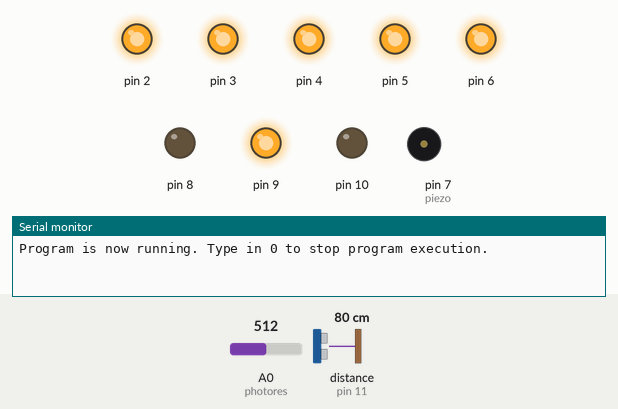
Recording of a sketch running on a simulated Arduino Uno, built with avr-gcc and run on an emulated ATmega328P. On the bench: output pins drawn as LEDs (lit = HIGH), buzzer (waves = sounding), the last lines printed to the serial monitor. Wiring (inferred from the names in the program): ultrasonic range finder: trigger pin 12; echo pin 11. The test bench sets the inputs (shaded band); at power-on: distance to the obstacle (sensor on pin 11) 80 cm, A0 (photores) = 512. The echo pulse lasts 58.3 µs per cm; pins used as bus, display or sensor lines are not drawn.

Above: at 1.2 s.
1.3 s: distance to the obstacle (sensor on pin 11) set to 54 cm
At 2.1 s:
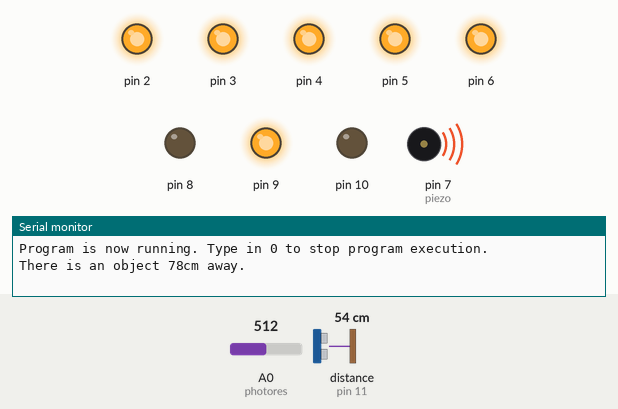
4.8 s: distance to the obstacle (sensor on pin 11) set to 48 cm
At 6.3 s:
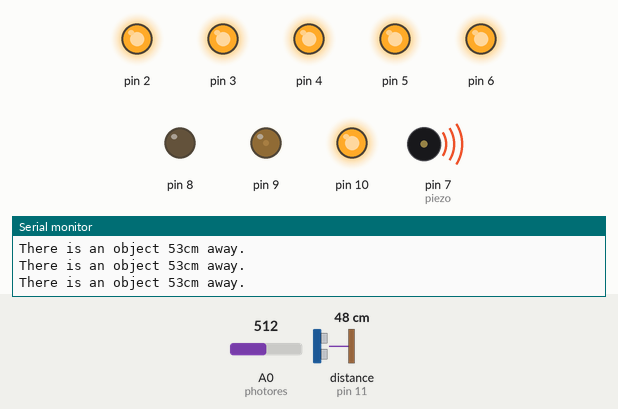
9.0 s: A0 (photores) set to 917
12.5 s: A0 (photores) set to 944
At 13.4 s:
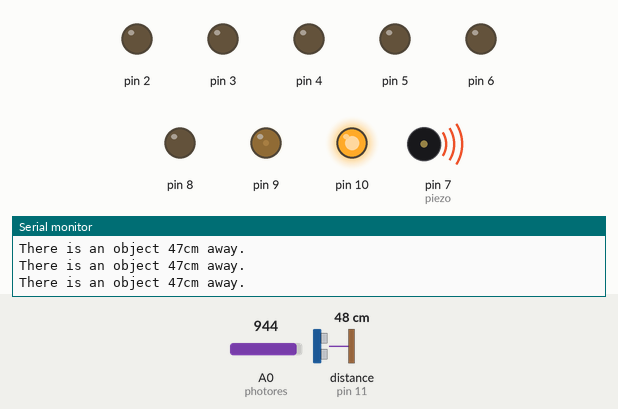
16.0 s: distance to the obstacle (sensor on pin 11) set to 28 cm
21.0 s: distance to the obstacle (sensor on pin 11) set to 24 cm
At 21.19 s:
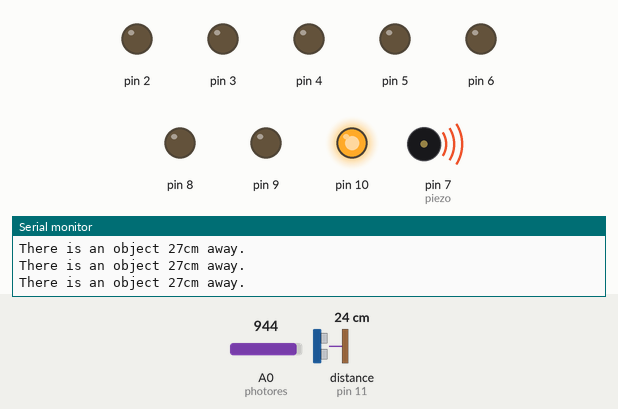
Timing chart, 0 to 25.5 s (numbered marks = the images above; inputs shaded):
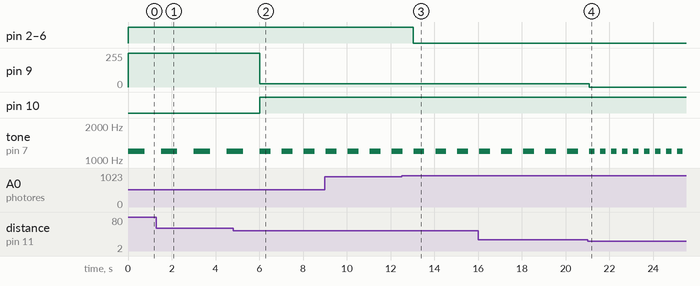

The sketch:

smart-greenhouse.ino
```cpp
/*
The code was writen by Papadopoulos Ioannis on the 14th of December 2022.
Its main use is for academic purposes at the Department of Informatics and
Telecommunications of University of Ioannina.

This code was designed and compiled in TinkerCAD(using Arduino UNO R3)

Implement a circuit using an Ultrasonic sensor HC-SR04, a Photoresistor, a Piezo and a
bunch of LEDs. In this project we're utilizing a system called Smart Green House.

Firstly, it detects for the appropriate lighting inside a greenhouse. If the
value returned by the photoresistor is less than 930, the 5 main LED lights will
turn on, giving the appropriate lighting to all the plants inside the greenhouse.

Then, it checks for any obstacles using the HC-SR04 sensor. Depending on
the distance from the obstacle, the RGB LED will change colors and the
Piezo sensor will change its beeping intervals.

If the user types in 0 at any point, the program's constant execution will stop.
*/

// (constant) variable declarations
const int ledRGB[3] {10, 9, 8}; // R=pin10 : G=pin9 : B=pin8
const int lights[6] {6, 5, 4, 3, 2}; // lights

const int piezo = 7; //its obvious isnt it?
const int photores = A0; //photo resistor pin

const int echo = 11; //echo pin for HC-SR04
const int trig = 12; //trigger pin for HC-SR04
long duration;
int distance;

// setup program
void setup() {
  Serial.begin(9600); //start serial
  for(int i=0; i<6; i++) pinMode(lights[i], OUTPUT); //initialize all light pins to OUTPUT
  for(int i=0; i<3; i++) pinMode(ledRGB[i], OUTPUT); //initialize all RGB pins to OUTPUT

  pinMode(trig, OUTPUT); //initialize trigger pin for HC-SR04
  pinMode(echo, INPUT); //initialize echo pin for HC-SR04

  Serial.println("Program is now running. Type in 0 to stop program execution.");
}

// run repeatedly
void loop() {

  //interrupt to check if the user has typed something in Serial input
  //then checks if whatever the user typed is equal to the character 0
  //if that's the case then the program stops running
  if(Serial.available()>0) {
    String usr_input = Serial.readString();
    if (usr_input == "0") {
      Serial.println("User has terminated program execution.");
      delay(40); //this is added to allow time for the message above to be printed
      exit(0);
    }
  }

  int value = analogRead(photores); //light value returned by the photo resistor pin

  //check if light value is less than 930 (to turn on the lights)
  if (value < 930) {
    toggleLights(true);
  } else {
    toggleLights(false);
  }

  digitalWrite(trig, LOW); //set the trigger pin to LOW just in case
  delayMicroseconds(2);
  digitalWrite(trig, HIGH); //start transmitting ultrasonic soundwaves
  delayMicroseconds(10);
  digitalWrite(trig, LOW); //stop transmitting

  duration = pulseIn(echo, HIGH); //start receiving ultrasonic soundwaves

  distance = duration * 0.034 / 2; //formula to calculate the distance

  //set RGB LED to different colors based on the distance
  //make the piezo go beep beep and send messages to the user
  if (distance <=25) {
    setColor(255, 0, 0);
    beep(250);
    Serial.print("There is an object ");
    Serial.print(distance);
    Serial.println("cm away.");
  } else if (distance<=50) {
    setColor(255, 25, 0);
    beep(500);
    Serial.print("There is an object ");
    Serial.print(distance);
    Serial.println("cm away.");
  } else {
    setColor(0, 255, 0);
    beep(750);
    Serial.print("There is an object ");
    Serial.print(distance);
    Serial.println("cm away.");
  }
}

// function that turns the lights on if the value
// given is true, meaning that the light level is less
// than 930. Keeps the lights off for all other cases.
void toggleLights(bool value){
  if(value){
    for(int i=0; i<6; i++) digitalWrite(lights[i], HIGH);
  } else {
    for(int i=0; i<6; i++) digitalWrite(lights[i], LOW);
  }
}

// function that allows the user to select RGB colors for
// the RGB LED. ex (255, 0, 0) gives color red.
void setColor(int r, int g, int b){
  analogWrite(ledRGB[0], r);
  analogWrite(ledRGB[1], g);
  analogWrite(ledRGB[2], b);
}

// function that simulates a beeping sound based
// on the intervals (in ms) given by the programmer
void beep(int interval){
  tone(piezo, 1200);
  delay(interval);
  noTone(piezo);
  delay(interval);
}
```

Measured:
- the behaviour switches between 52 and 51 cm on distance to the obstacle (sensor on pin 11) (found by bisection; images 1 and 2)
- the behaviour switches between 929 and 930 on A0 (photores) (found by bisection; images 2 and 3)
- the behaviour switches between 27 and 26 cm on distance to the obstacle (sensor on pin 11) (found by bisection; images 3 and 4)
- after the input at 4.8 s, pin 9: 255/255 → 25/255 after 1.2 s; pin 10: LOW → HIGH after 1.2 s
- after the input at 12.5 s, pin 2–6: HIGH → LOW after 0.55 s
- after the input at 21.0 s, pin 9: 25/255 → 0/255 after 0.07 s; tone on pin 7 (piezo): alternates 1200 Hz for 0.25 s and silent for 0.25 s, starting after 0.32 s
- by itself, tone on pin 7 (piezo): alternates 1200 Hz for 0.50 s and silent for 0.50 s
